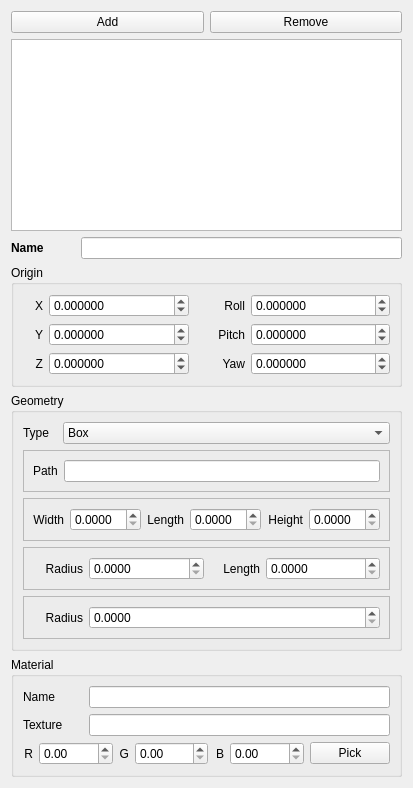
     <widget class="QWidget" name="VisualTab">
      <attribute name="title">
       <string>Visual</string>
      </attribute>
      <layout class="QVBoxLayout" name="verticalLayout_2">
       <item>
        <layout class="QHBoxLayout" name="horizontalLayout_12">
         <item>
          <widget class="QPushButton" name="AddVisualButton">
           <property name="text">
            <string>Add</string>
           </property>
          </widget>
         </item>
         <item>
          <widget class="QPushButton" name="RemoveVisualButton">
           <property name="text">
            <string>Remove</string>
           </property>
          </widget>
         </item>
        </layout>
       </item>
       <item>
        <widget class="QListWidget" name="VisualListWidget"/>
       </item>
       <item>
        <layout class="QHBoxLayout" name="horizontalLayout_15">
         <item>
          <widget class="QLabel" name="label_46">
           <property name="minimumSize">
            <size>
             <width>64</width>
             <height>0</height>
            </size>
           </property>
           <property name="font">
            <font>
             <weight>75</weight>
             <bold>true</bold>
            </font>
           </property>
           <property name="text">
            <string>Name</string>
           </property>
          </widget>
         </item>
         <item>
          <widget class="QLineEdit" name="VisualNameLineEdit"/>
         </item>
        </layout>
       </item>
       <item>
        <widget class="QGroupBox" name="VisualOriginGroupBox">
         <property name="enabled">
          <bool>true</bool>
         </property>
         <property name="title">
          <string>Origin</string>
         </property>
         <layout class="QGridLayout" name="gridLayout_2">
          <item row="1" column="2">
           <widget class="QLabel" name="label_2">
            <property name="maximumSize">
             <size>
              <width>50</width>
              <height>16777215</height>
             </size>
            </property>
            <property name="layoutDirection">
             <enum>Qt::LeftToRight</enum>
            </property>
            <property name="text">
             <string>Pitch</string>
            </property>
            <property name="alignment">
             <set>Qt::AlignRight|Qt::AlignTrailing|Qt::AlignVCenter</set>
            </property>
           </widget>
          </item>
          <item row="1" column="3">
           <widget class="QDoubleSpinBox" name="VisualOriginPitchSpinBox">
            <property name="decimals">
             <number>6</number>
            </property>
            <property name="minimum">
             <double>-3.141592000000000</double>
            </property>
            <property name="maximum">
             <double>3.141592000000000</double>
            </property>
            <property name="singleStep">
             <double>0.100000000000000</double>
            </property>
           </widget>
          </item>
          <item row="2" column="0">
           <widget class="QLabel" name="label_6">
            <property name="maximumSize">
             <size>
              <width>20</width>
              <height>16777215</height>
             </size>
            </property>
            <property name="layoutDirection">
             <enum>Qt::LeftToRight</enum>
            </property>
            <property name="text">
             <string>Z</string>
            </property>
            <property name="alignment">
             <set>Qt::AlignRight|Qt::AlignTrailing|Qt::AlignVCenter</set>
            </property>
           </widget>
          </item>
          <item row="0" column="3">
           <widget class="QDoubleSpinBox" name="VisualOriginRollSpinBox">
            <property name="decimals">
             <number>6</number>
            </property>
            <property name="minimum">
             <double>-3.141592000000000</double>
            </property>
            <property name="maximum">
             <double>3.141592000000000</double>
            </property>
            <property name="singleStep">
             <double>0.100000000000000</double>
            </property>
           </widget>
          </item>
          <item row="1" column="0">
           <widget class="QLabel" name="label_5">
            <property name="maximumSize">
             <size>
              <width>20</width>
              <height>16777215</height>
             </size>
            </property>
            <property name="layoutDirection">
             <enum>Qt::LeftToRight</enum>
            </property>
            <property name="text">
             <string>Y</string>
            </property>
            <property name="alignment">
             <set>Qt::AlignRight|Qt::AlignTrailing|Qt::AlignVCenter</set>
            </property>
           </widget>
          </item>
          <item row="1" column="1">
           <widget class="QDoubleSpinBox" name="VisualOriginYSpinBox">
            <property name="decimals">
             <number>6</number>
            </property>
            <property name="minimum">
             <double>-10000.000000000000000</double>
            </property>
            <property name="maximum">
             <double>10000.000000000000000</double>
            </property>
            <property name="singleStep">
             <double>0.100000000000000</double>
            </property>
           </widget>
          </item>
          <item row="0" column="2">
           <widget class="QLabel" name="label">
            <property name="maximumSize">
             <size>
              <width>50</width>
              <height>16777215</height>
             </size>
            </property>
            <property name="layoutDirection">
             <enum>Qt::LeftToRight</enum>
            </property>
            <property name="text">
             <string>Roll</string>
            </property>
            <property name="alignment">
             <set>Qt::AlignRight|Qt::AlignTrailing|Qt::AlignVCenter</set>
            </property>
           </widget>
          </item>
          <item row="2" column="1">
           <widget class="QDoubleSpinBox" name="VisualOriginZSpinBox">
            <property name="decimals">
             <number>6</number>
            </property>
            <property name="minimum">
             <double>-10000.000000000000000</double>
            </property>
            <property name="maximum">
             <double>10000.000000000000000</double>
            </property>
            <property name="singleStep">
             <double>0.100000000000000</double>
            </property>
           </widget>
          </item>
          <item row="2" column="2">
           <widget class="QLabel" name="label_3">
            <property name="maximumSize">
             <size>
              <width>50</width>
              <height>16777215</height>
             </size>
            </property>
            <property name="layoutDirection">
             <enum>Qt::LeftToRight</enum>
            </property>
            <property name="text">
             <string>Yaw</string>
            </property>
            <property name="alignment">
             <set>Qt::AlignRight|Qt::AlignTrailing|Qt::AlignVCenter</set>
            </property>
           </widget>
          </item>
          <item row="2" column="3">
           <widget class="QDoubleSpinBox" name="VisualOriginYawSpinBox">
            <property name="decimals">
             <number>6</number>
            </property>
            <property name="minimum">
             <double>-3.141592000000000</double>
            </property>
            <property name="maximum">
             <double>3.141592000000000</double>
            </property>
            <property name="singleStep">
             <double>0.100000000000000</double>
            </property>
           </widget>
          </item>
          <item row="0" column="1">
           <widget class="QDoubleSpinBox" name="VisualOriginXSpinBox">
            <property name="decimals">
             <number>6</number>
            </property>
            <property name="minimum">
             <double>-10000.000000000000000</double>
            </property>
            <property name="maximum">
             <double>10000.000000000000000</double>
            </property>
            <property name="singleStep">
             <double>0.100000000000000</double>
            </property>
           </widget>
          </item>
          <item row="0" column="0">
           <widget class="QLabel" name="label_16">
            <property name="maximumSize">
             <size>
              <width>20</width>
              <height>16777215</height>
             </size>
            </property>
            <property name="layoutDirection">
             <enum>Qt::LeftToRight</enum>
            </property>
            <property name="text">
             <string>X</string>
            </property>
            <property name="alignment">
             <set>Qt::AlignRight|Qt::AlignTrailing|Qt::AlignVCenter</set>
            </property>
           </widget>
          </item>
         </layout>
        </widget>
       </item>
       <item>
        <widget class="QGroupBox" name="VisualGeometryGroupBox">
         <property name="enabled">
          <bool>true</bool>
         </property>
         <property name="title">
          <string>Geometry</string>
         </property>
         <layout class="QGridLayout" name="gridLayout_3">
          <item row="2" column="0" colspan="2">
           <widget class="QFrame" name="VisualGeometryBoxTypeFrame">
            <property name="frameShape">
             <enum>QFrame::StyledPanel</enum>
            </property>
            <property name="frameShadow">
             <enum>QFrame::Raised</enum>
            </property>
            <layout class="QHBoxLayout" name="horizontalLayout">
             <item>
              <widget class="QLabel" name="label_4">
               <property name="maximumSize">
                <size>
                 <width>50</width>
                 <height>16777215</height>
                </size>
               </property>
               <property name="layoutDirection">
                <enum>Qt::LeftToRight</enum>
               </property>
               <property name="text">
                <string>Width</string>
               </property>
               <property name="alignment">
                <set>Qt::AlignRight|Qt::AlignTrailing|Qt::AlignVCenter</set>
               </property>
              </widget>
             </item>
             <item>
              <widget class="QDoubleSpinBox" name="VisualGeometryBoxWidthSpinBox">
               <property name="decimals">
                <number>4</number>
               </property>
              </widget>
             </item>
             <item>
              <widget class="QLabel" name="label_8">
               <property name="maximumSize">
                <size>
                 <width>50</width>
                 <height>16777215</height>
                </size>
               </property>
               <property name="layoutDirection">
                <enum>Qt::LeftToRight</enum>
               </property>
               <property name="text">
                <string>Length</string>
               </property>
               <property name="alignment">
                <set>Qt::AlignRight|Qt::AlignTrailing|Qt::AlignVCenter</set>
               </property>
              </widget>
             </item>
             <item>
              <widget class="QDoubleSpinBox" name="VisualGeometryBoxLengthSpinBox">
               <property name="decimals">
                <number>4</number>
               </property>
              </widget>
             </item>
             <item>
              <widget class="QLabel" name="label_9">
               <property name="maximumSize">
                <size>
                 <width>50</width>
                 <height>16777215</height>
                </size>
               </property>
               <property name="layoutDirection">
                <enum>Qt::LeftToRight</enum>
               </property>
               <property name="text">
                <string>Height</string>
               </property>
               <property name="alignment">
                <set>Qt::AlignRight|Qt::AlignTrailing|Qt::AlignVCenter</set>
               </property>
              </widget>
             </item>
             <item>
              <widget class="QDoubleSpinBox" name="VisualGeometryBoxHeightSpinBox">
               <property name="decimals">
                <number>4</number>
               </property>
              </widget>
             </item>
            </layout>
           </widget>
          </item>
          <item row="0" column="1">
           <widget class="QComboBox" name="VisualGeometryTypeComboBox">
            <item>
             <property name="text">
              <string>Box</string>
             </property>
            </item>
            <item>
             <property name="text">
              <string>Cylinder</string>
             </property>
            </item>
            <item>
             <property name="text">
              <string>Sphere</string>
             </property>
            </item>
            <item>
             <property name="text">
              <string>Mesh</string>
             </property>
            </item>
           </widget>
          </item>
          <item row="0" column="0">
           <widget class="QLabel" name="label_7">
            <property name="maximumSize">
             <size>
              <width>34</width>
              <height>16777215</height>
             </size>
            </property>
            <property name="text">
             <string>Type</string>
            </property>
           </widget>
          </item>
          <item row="4" column="0" colspan="2">
           <widget class="QFrame" name="VisualGeometrySphereTypeFrame">
            <property name="frameShape">
             <enum>QFrame::StyledPanel</enum>
            </property>
            <property name="frameShadow">
             <enum>QFrame::Raised</enum>
            </property>
            <layout class="QHBoxLayout" name="horizontalLayout_3">
             <item>
              <widget class="QLabel" name="label_12">
               <property name="maximumSize">
                <size>
                 <width>50</width>
                 <height>16777215</height>
                </size>
               </property>
               <property name="layoutDirection">
                <enum>Qt::LeftToRight</enum>
               </property>
               <property name="text">
                <string>Radius</string>
               </property>
               <property name="alignment">
                <set>Qt::AlignRight|Qt::AlignTrailing|Qt::AlignVCenter</set>
               </property>
              </widget>
             </item>
             <item>
              <widget class="QDoubleSpinBox" name="VisualGeometrySphereRadiusSpinBox">
               <property name="decimals">
                <number>4</number>
               </property>
              </widget>
             </item>
            </layout>
           </widget>
          </item>
          <item row="3" column="0" colspan="2">
           <widget class="QFrame" name="VisualGeometryCylinderTypeFrame">
            <property name="frameShape">
             <enum>QFrame::StyledPanel</enum>
            </property>
            <property name="frameShadow">
             <enum>QFrame::Raised</enum>
            </property>
            <layout class="QHBoxLayout" name="horizontalLayout_2">
             <item>
              <widget class="QLabel" name="label_10">
               <property name="maximumSize">
                <size>
                 <width>50</width>
                 <height>16777215</height>
                </size>
               </property>
               <property name="layoutDirection">
                <enum>Qt::LeftToRight</enum>
               </property>
               <property name="text">
                <string>Radius</string>
               </property>
               <property name="alignment">
                <set>Qt::AlignRight|Qt::AlignTrailing|Qt::AlignVCenter</set>
               </property>
              </widget>
             </item>
             <item>
              <widget class="QDoubleSpinBox" name="VisualGeometryCylinderRadiusSpinBox">
               <property name="decimals">
                <number>4</number>
               </property>
              </widget>
             </item>
             <item>
              <widget class="QLabel" name="label_11">
               <property name="maximumSize">
                <size>
                 <width>50</width>
                 <height>16777215</height>
                </size>
               </property>
               <property name="layoutDirection">
                <enum>Qt::LeftToRight</enum>
               </property>
               <property name="text">
                <string>Length</string>
               </property>
               <property name="alignment">
                <set>Qt::AlignRight|Qt::AlignTrailing|Qt::AlignVCenter</set>
               </property>
              </widget>
             </item>
             <item>
              <widget class="QDoubleSpinBox" name="VisualGeometryCylinderLengthSpinBox">
               <property name="decimals">
                <number>4</number>
               </property>
              </widget>
             </item>
            </layout>
           </widget>
          </item>
          <item row="1" column="0" colspan="2">
           <widget class="QFrame" name="VisualGeometryMeshTypeFrame">
            <property name="frameShape">
             <enum>QFrame::StyledPanel</enum>
            </property>
            <property name="frameShadow">
             <enum>QFrame::Raised</enum>
            </property>
            <layout class="QHBoxLayout" name="horizontalLayout_6">
             <item>
              <widget class="QLabel" name="label_13">
               <property name="text">
                <string>Path</string>
               </property>
              </widget>
             </item>
             <item>
              <widget class="QLineEdit" name="VisualGeometryMeshPathLineEdit"/>
             </item>
            </layout>
           </widget>
          </item>
         </layout>
        </widget>
       </item>
       <item>
        <widget class="QGroupBox" name="VisualMaterialGroupBox">
         <property name="enabled">
          <bool>true</bool>
         </property>
         <property name="title">
          <string>Material</string>
         </property>
         <layout class="QVBoxLayout" name="verticalLayout_7">
          <item>
           <layout class="QHBoxLayout" name="horizontalLayout_5">
            <item>
             <widget class="QLabel" name="label_15">
              <property name="minimumSize">
               <size>
                <width>60</width>
                <height>0</height>
               </size>
              </property>
              <property name="maximumSize">
               <size>
                <width>40</width>
                <height>28</height>
               </size>
              </property>
              <property name="text">
               <string>Name</string>
              </property>
             </widget>
            </item>
            <item>
             <widget class="QLineEdit" name="MaterialNameLineEdit"/>
            </item>
           </layout>
          </item>
          <item>
           <layout class="QHBoxLayout" name="horizontalLayout_19">
            <item>
             <widget class="QLabel" name="label_42">
              <property name="minimumSize">
               <size>
                <width>60</width>
                <height>0</height>
               </size>
              </property>
              <property name="maximumSize">
               <size>
                <width>40</width>
                <height>28</height>
               </size>
              </property>
              <property name="text">
               <string>Texture</string>
              </property>
             </widget>
            </item>
            <item>
             <widget class="QLineEdit" name="MaterialTexturePathLineEdit"/>
            </item>
           </layout>
          </item>
          <item>
           <layout class="QHBoxLayout" name="horizontalLayout_20">
            <item>
             <widget class="QLabel" name="label_17">
              <property name="maximumSize">
               <size>
                <width>10</width>
                <height>16777215</height>
               </size>
              </property>
              <property name="layoutDirection">
               <enum>Qt::LeftToRight</enum>
              </property>
              <property name="text">
               <string>R</string>
              </property>
              <property name="alignment">
               <set>Qt::AlignRight|Qt::AlignTrailing|Qt::AlignVCenter</set>
              </property>
             </widget>
            </item>
            <item>
             <widget class="QDoubleSpinBox" name="MaterialColorRedSpinBox"/>
            </item>
            <item>
             <widget class="QLabel" name="label_18">
              <property name="maximumSize">
               <size>
                <width>10</width>
                <height>16777215</height>
               </size>
              </property>
              <property name="layoutDirection">
               <enum>Qt::LeftToRight</enum>
              </property>
              <property name="text">
               <string>G</string>
              </property>
              <property name="alignment">
               <set>Qt::AlignRight|Qt::AlignTrailing|Qt::AlignVCenter</set>
              </property>
             </widget>
            </item>
            <item>
             <widget class="QDoubleSpinBox" name="MaterialColorGreenSpinBox"/>
            </item>
            <item>
             <widget class="QLabel" name="label_19">
              <property name="maximumSize">
               <size>
                <width>10</width>
                <height>16777215</height>
               </size>
              </property>
              <property name="layoutDirection">
               <enum>Qt::LeftToRight</enum>
              </property>
              <property name="text">
               <string>B</string>
              </property>
              <property name="alignment">
               <set>Qt::AlignRight|Qt::AlignTrailing|Qt::AlignVCenter</set>
              </property>
             </widget>
            </item>
            <item>
             <widget class="QDoubleSpinBox" name="MaterialColorBlueSpinBox"/>
            </item>
            <item>
             <widget class="QPushButton" name="MaterialColorPickButton">
              <property name="text">
               <string>Pick</string>
              </property>
             </widget>
            </item>
           </layout>
          </item>
         </layout>
        </widget>
       </item>
      </layout>
     </widget>
